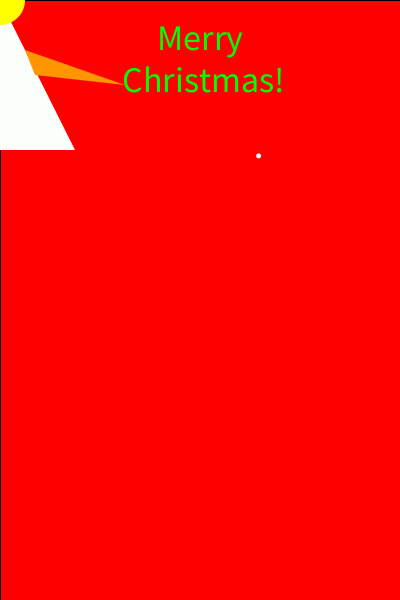
Frame 1 (no input)
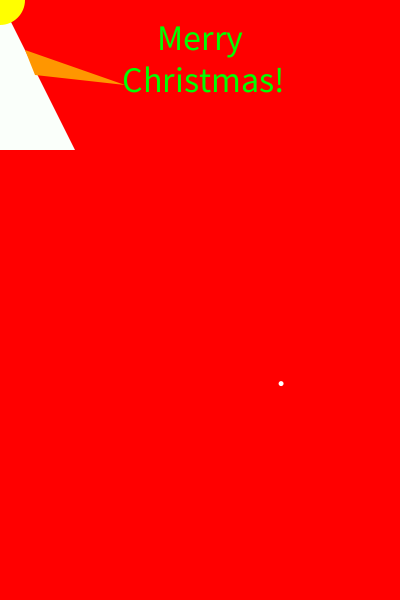
Frame 60 (the mouse pressed at the canvas centre just before this capture)
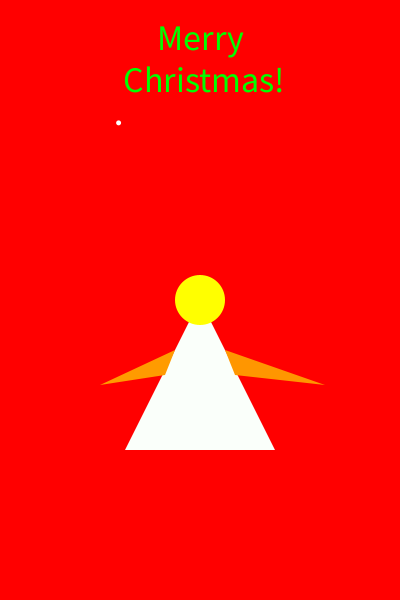
Frame 120 (the mouse held since frame 60 and released just before this capture)

The Processing sketch that drew these frames (run headless with seeded random() and noise(); from frame 60 on, the mouse is pressed at the canvas centre):

// Processing sketch: processing_48899
// ── processing_48899.pde

void setup()
{
  size(400, 600);
  background(255, 0, 0);
  smooth();

}
void draw()
{
  fill(255, 0, 0);
  rect(0, 0, width, height);
  fill(0, 255, 0);
  textAlign(CENTER);
  textSize(36);
  text("Merry\n Christmas!", 200, 50);
  noStroke();
  fill(255, 255, 255);
  ellipse(random(400), random(600), 5, 5);

  // angel
  fill(250, 255, 250);
  triangle(mouseX, mouseY, mouseX+75, mouseY+150, mouseX-75, mouseY+150);
  fill(255, 255, 0);
  ellipse(mouseX, mouseY, 50, 50);
  fill(255, 150, 0);
  triangle(mouseX+25, mouseY+50, mouseX+125, mouseY+85, mouseX+35, mouseY+75);
  fill(255, 155, 0);
  triangle(mouseX-25, mouseY+50, mouseX-100, mouseY+85, mouseX-35, mouseY+75);
}

void mousePressed()
{
  fill(0, 0, 0);
  textAlign(CENTER);
  textSize(48);
  text("Gloria", 200, 400);
}
void keyPressed()
{
  save("snapshot.jpg");
}
